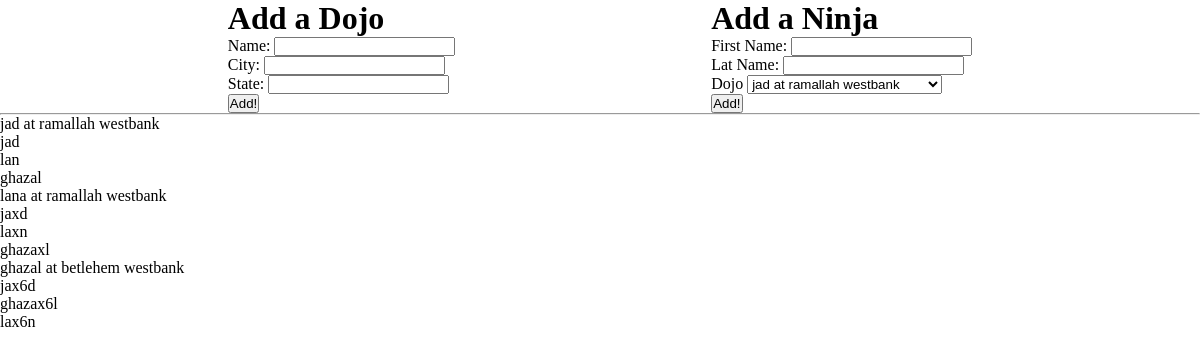
Before: / with the older database file.
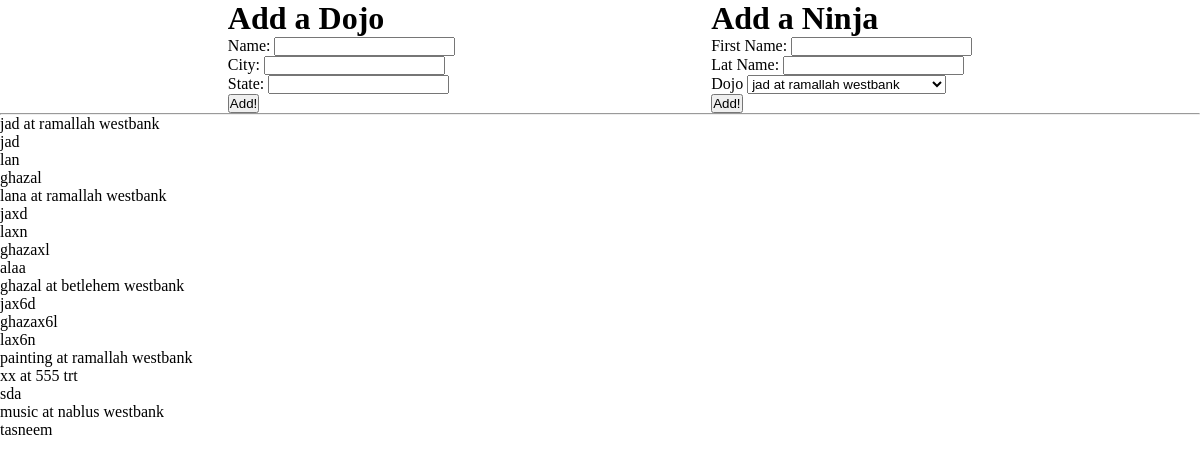
After: the same page with the newer database file.
### app_one/models.py (models this page shows)
class Dojo(models.Model):
    name = models.CharField(max_length=255)
    city = models.CharField(max_length=255)
    state = models.CharField(max_length=255)
    desc = TextField(null = True)
    created_at = models.DateTimeField(auto_now_add=True)
    updated_at = models.DateTimeField(auto_now=True)

class Ninja(models.Model):
    first_name = models.CharField(max_length=255)
    last_name = models.CharField(max_length=255)
    dojo= models.ForeignKey( Dojo, related_name="dojo", on_delete = models.CASCADE)
    created_at = models.DateTimeField(auto_now_add=True)
    updated_at = models.DateTimeField(auto_now=True)

### app_one/views.py (the view)
# urls.py: path("" , views.index),
def index(request):
    context = {
        "all_dojo" : models.Dojo.objects.all().values(),
        "all_ninja" : models.Ninja.objects.all(),
    }
    return render(request, "index.html" , context )

### app_one/templates/index.html (shortened to what this page needs)
<!DOCTYPE html>
<html lang="en">
<head>
      {% load static %}
    <link rel="stylesheet" href="{% static 'css/style.css' %}">
</head>
<body>
    <header>
        <div class="dojo">
            <h1>Add a Dojo</h1>
            <form action="/result" method="POST">
            <p>Name: <input type="text" name="name"></p>
            <p>City: <input type="text" name="city"></p>
            <p>State: <input type="text" name="state"></p>
            <button>Add!</button>
            </form>
        </div>
        <div class="ninja">
            <h1>Add a Ninja</h1>
            <form action="/result" method="POST">
            <p>First Name: <input type="text" name="first_name"></p>
            <p>Lat Name: <input type="text" name="last_name"></p>
            <p>Dojo <select name="select" >
                {% for i in all_dojo %}
                <option value= '{{i.name}}' >{{i.name }} at {{i.city}} {{i.state}}</option>
                {% endfor %}
            </select>
            </p>
            <button>Add!</button>
            </form>
        </div>
    </header>
    <hr>
    {% for dojo in all_dojo %}
    <P>{{dojo.name }} at {{dojo.city}} {{dojo.state}}</P>
    <ul>
    {% for ninja in all_ninja %}
    {% if ninja.dojo.name == dojo.name %}
    <li> {{ninja.first_name}}</li>
    {% endif %}
    {% endfor %}
</ul>
    {% endfor %}
</body>
</html>

### app_one/templates/static/css/style.css (style rules this page uses)
* { padding: 0; margin: 0; margin: 0 auto; }
header { display: flex; justify-content: space-evenly; width: 1000px; }

Changed rows visible on the page:
added Ninja: first_name "alaa", shown under Dojo "lana"
added Dojo: name "painting", city "ramallah", state "westbank"
added Dojo: name "xx", city "555", state "trt"
added Ninja: first_name "sda", shown under "xx"
added Dojo: name "music", city "nablus", state "westbank"
added Ninja: first_name "tasneem", shown under "music"
